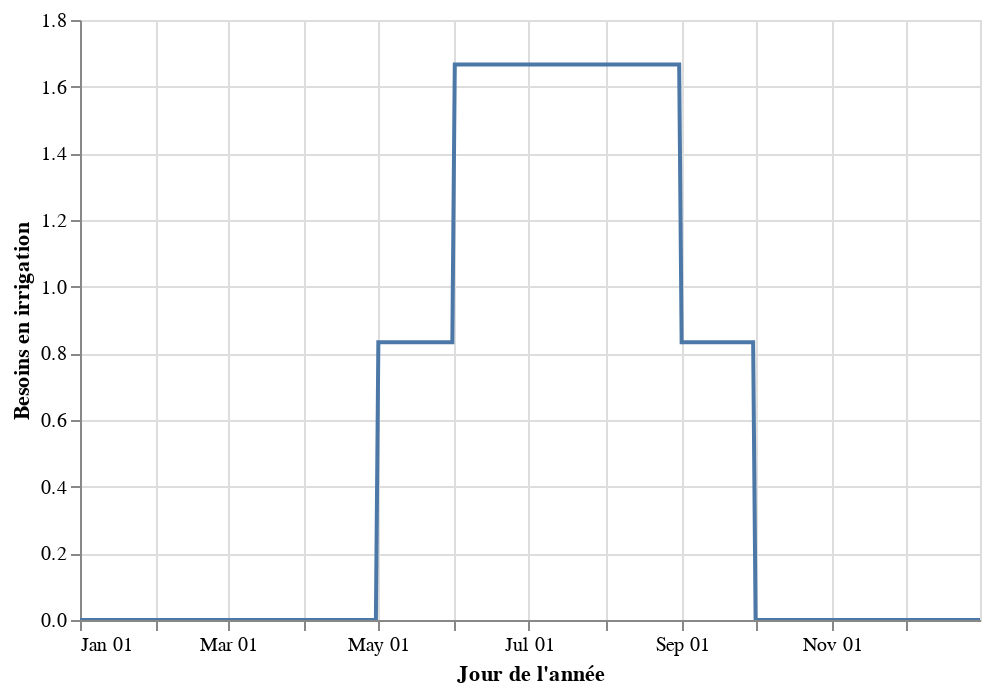

Notebook source saved alongside this figure:
### Code cell
alt.Chart(df).mark_line().encode(
    x = alt.X('monthdate(doy)', title="Jour de l'année"),
    y = alt.Y('conso_paillage', title="Besoins en irrigation")
).properties(width=450).interactive()

### Figure 1 — Vega-Lite specification as saved in the notebook (floating-point values rounded to 4 significant figures; data arrays with more than 128 entries replaced by an {"elided": "..."} marker saying what was removed)
{"config": {"view": {"continuousWidth": 400, "continuousHeight": 300}}, "data": {"name": "data-818ee23c72680f681452c5587ef7c0c8"}, "mark": "line", "encoding": {"x": {"field": "doy", "timeUnit": "monthdate", "title": "Jour de l'année", "type": "temporal"}, "y": {"field": "conso_paillage", "title": "Besoins en irrigation", "type": "quantitative"}}, "selection": {"selector013": {"type": "interval", "bind": "scales", "encodings": ["x", "y"]}}, "width": 450, "$schema": "https://vega.github.io/schema/vega-lite/v4.17.0.json", "datasets": {"data-818ee23c72680f681452c5587ef7c0c8": {"elided": "365 records"}}}
